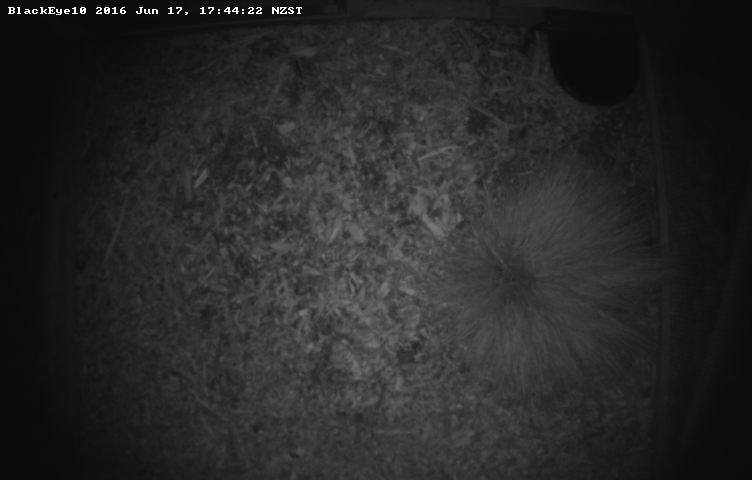
#> input picture Video sequences for project-20210914/Seq6/20160617-174422.562.bmp, 752 x 480 px, found by its file name; its folder holds 4 pictures in this run
$ python Predatorregiongrowing.py
#> lines starting #> are read from the running program, lines starting #| are printed output that depends on the picture
import cv2
import numpy as np
import matplotlib.pyplot as plt
from matplotlib.pyplot import figure
import os

from skimage import data
from skimage.util import img_as_ubyte
from skimage.filters.rank import entropy
from skimage.morphology import disk

from numpy.lib.type_check import imag

def load_images_from_folder(folder):
    images = []
    for filename in os.listdir(folder):
        img = cv2.imread(os.path.join(folder,filename))
#> img is the input picture: shape (480, 752, 3); min 10, max 255, mean 39.9
        img =  cv2.cvtColor(img, cv2.COLOR_BGR2GRAY)
#> img: shape (480, 752)

        clahe = cv2.createCLAHE(clipLimit=4.0, tileGridSize=(16,16))
        cl = clahe.apply(img)
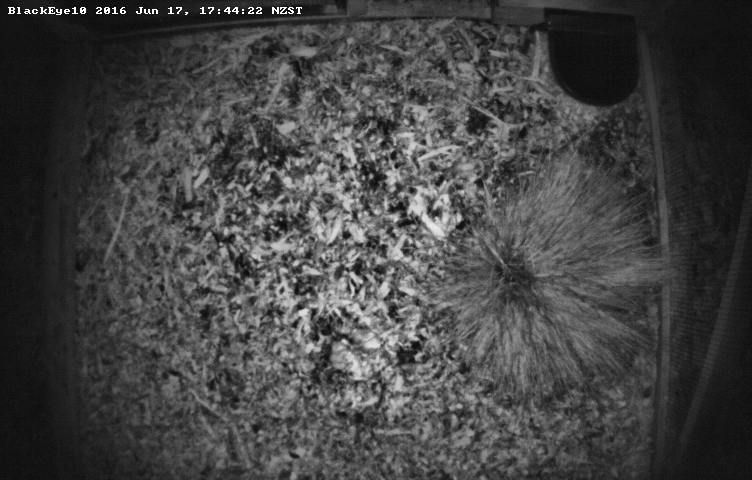
#> cl: shape (480, 752); min 10, max 255, mean 67.8
        img = cl
        '''hist,bins = np.histogram(img.flatten(),256,[0,256])
        cdf = hist.cumsum()
        cdf_m = np.ma.masked_equal(cdf,0)
        cdf_m = (cdf_m - cdf_m.min())*255/(cdf_m.max()-cdf_m.min())
        cdf = np.ma.filled(cdf_m,0).astype('uint8')
        img = cdf[img]'''

        if img is not None:
            images.append(img)
#> pass 2 of the loop in load_images_from_folder, `for filename in os.listdir(folder):`:
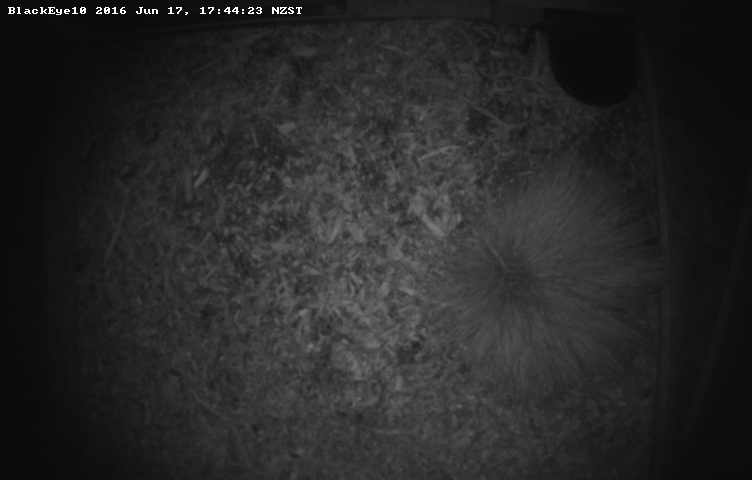
#> input picture Video sequences for project-20210914/Seq6/20160617-174423.062.bmp, 752 x 480 px, found by its file name
#> in load_images_from_folder, img is the input picture: shape (480, 752, 3); min 10, max 255, mean 39.9
#> img: shape (480, 752)
#> in load_images_from_folder, `cl = clahe.apply(img)`:
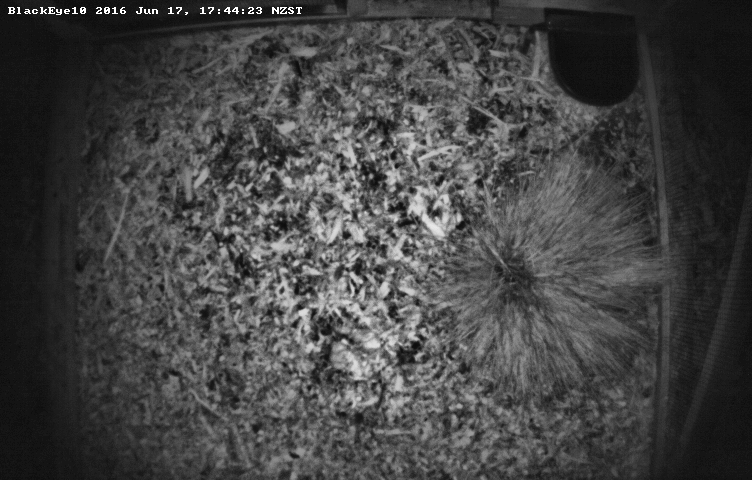
#> cl: shape (480, 752); min 10, max 255, mean 67.8
#> pass 3 of the loop in load_images_from_folder, `for filename in os.listdir(folder):`:
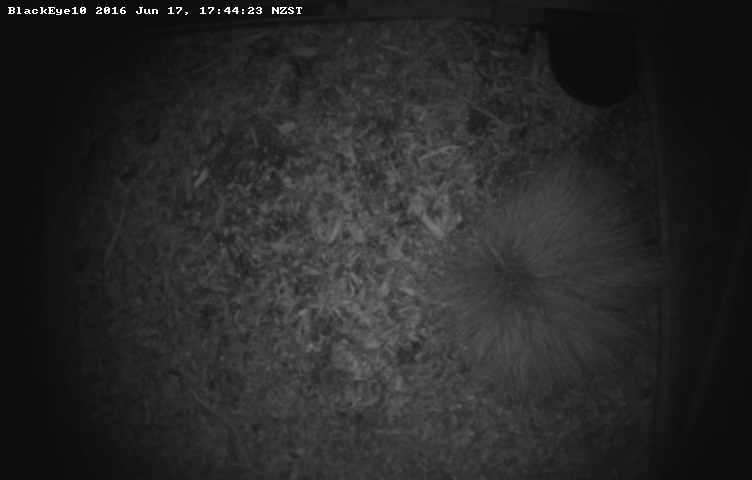
#> input picture Video sequences for project-20210914/Seq6/20160617-174423.572.bmp, 752 x 480 px, found by its file name
#> in load_images_from_folder, img is the input picture: shape (480, 752, 3); min 10, max 255, mean 39.9
#> img: shape (480, 752)
#> in load_images_from_folder, `cl = clahe.apply(img)`:
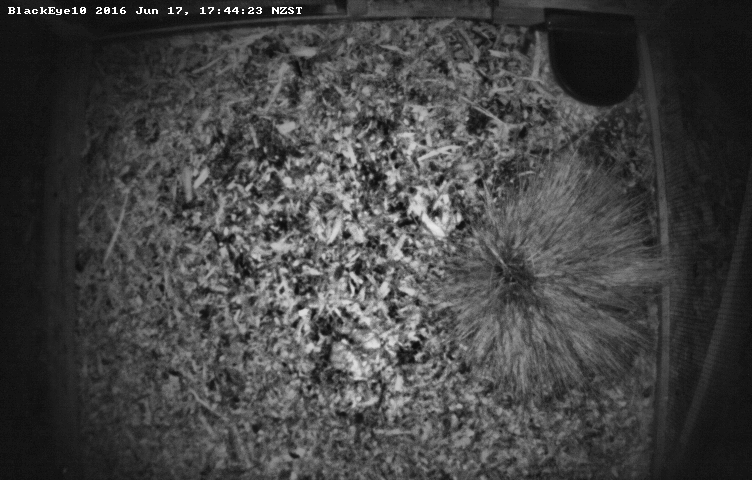
#> cl: shape (480, 752); min 10, max 255, mean 67.8
#> the loop made 4 passes; the first 3 are shown
    return images

# [78 lines left out: functions diff_mask, get8n, region_growing, on_mouse, not called in this run]

def main():
    sequence = load_images_from_folder("C:/Users/larki/Documents/Code/PredatorProject/Video sequences for project-20210914/Seq6")
    print(sequence)
    mean_frame = np.mean(sequence, axis=0).astype(np.uint8)
    plt.imshow(mean_frame, cmap="gray")
    print(mean_frame.shape)
#| (480, 752)
#> (the run stopped early here; a loop or call above may not have finished)
